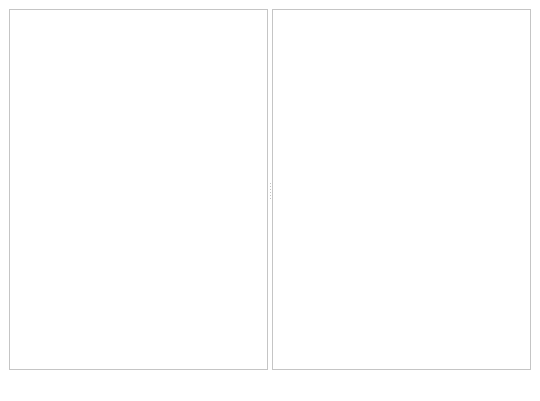
<?xml version="1.0" encoding="UTF-8"?>
<ui version="4.0">
 <class>directorioMostrador</class>
 <widget class="QMainWindow" name="directorioMostrador">
  <property name="geometry">
   <rect>
    <x>0</x>
    <y>0</y>
    <width>540</width>
    <height>401</height>
   </rect>
  </property>
  <property name="windowTitle">
   <string>directorioMostrador</string>
  </property>
  <property name="styleSheet">
   <string notr="true">background-color: rgb(255, 255, 255);
color: rgb(0, 0, 0);</string>
  </property>
  <widget class="QWidget" name="centralwidget">
   <layout class="QGridLayout" name="gridLayout">
    <item row="0" column="0">
     <widget class="QSplitter" name="splitter">
      <property name="orientation">
       <enum>Qt::Horizontal</enum>
      </property>
      <widget class="QTreeView" name="treeView"/>
      <widget class="QListView" name="listView"/>
     </widget>
    </item>
   </layout>
  </widget>
  <widget class="QMenuBar" name="menubar">
   <property name="geometry">
    <rect>
     <x>0</x>
     <y>0</y>
     <width>540</width>
     <height>23</height>
    </rect>
   </property>
  </widget>
  <widget class="QStatusBar" name="statusbar"/>
 </widget>
 <resources/>
 <connections/>
</ui>
